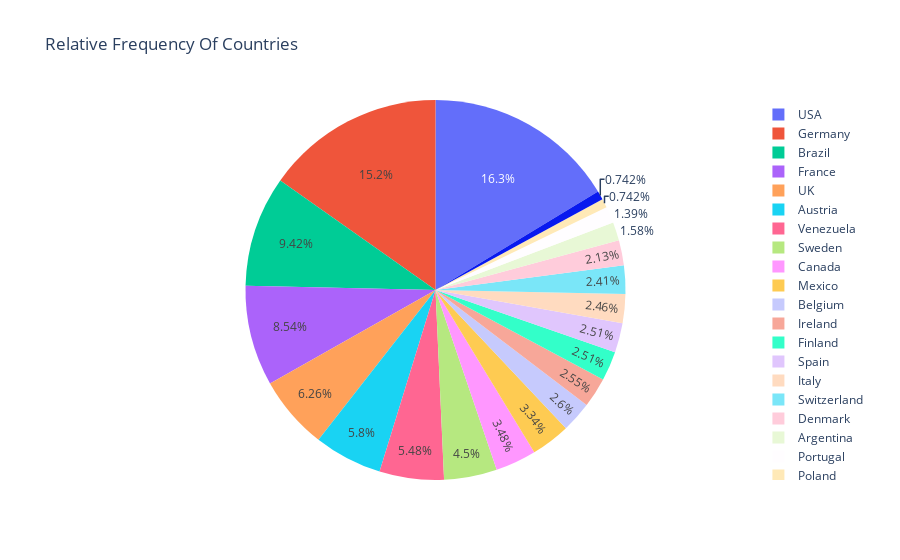

The notebook cell saved with this chart:
### Code cell
fig = px.pie(df, names='country',  title='Relative Frequency Of Countries')
fig.show()

### Figure 1 — Plotly figure (JSON) as saved in the notebook; plotly's stock layout.template omitted (floating-point values rounded to 4 significant figures; data arrays with more than 128 entries replaced by an {"elided": "..."} marker saying what was removed)
{"data": [{"domain": {"x": [0, 1], "y": [0, 1]}, "hovertemplate": "country=%{label}<extra></extra>", "labels": {"elided": "2155 str values"}, "legendgroup": "", "name": "", "showlegend": true, "type": "pie"}], "layout": {"legend": {"tracegroupgap": 0}, "title": {"text": "Relative Frequency Of Countries"}}}
